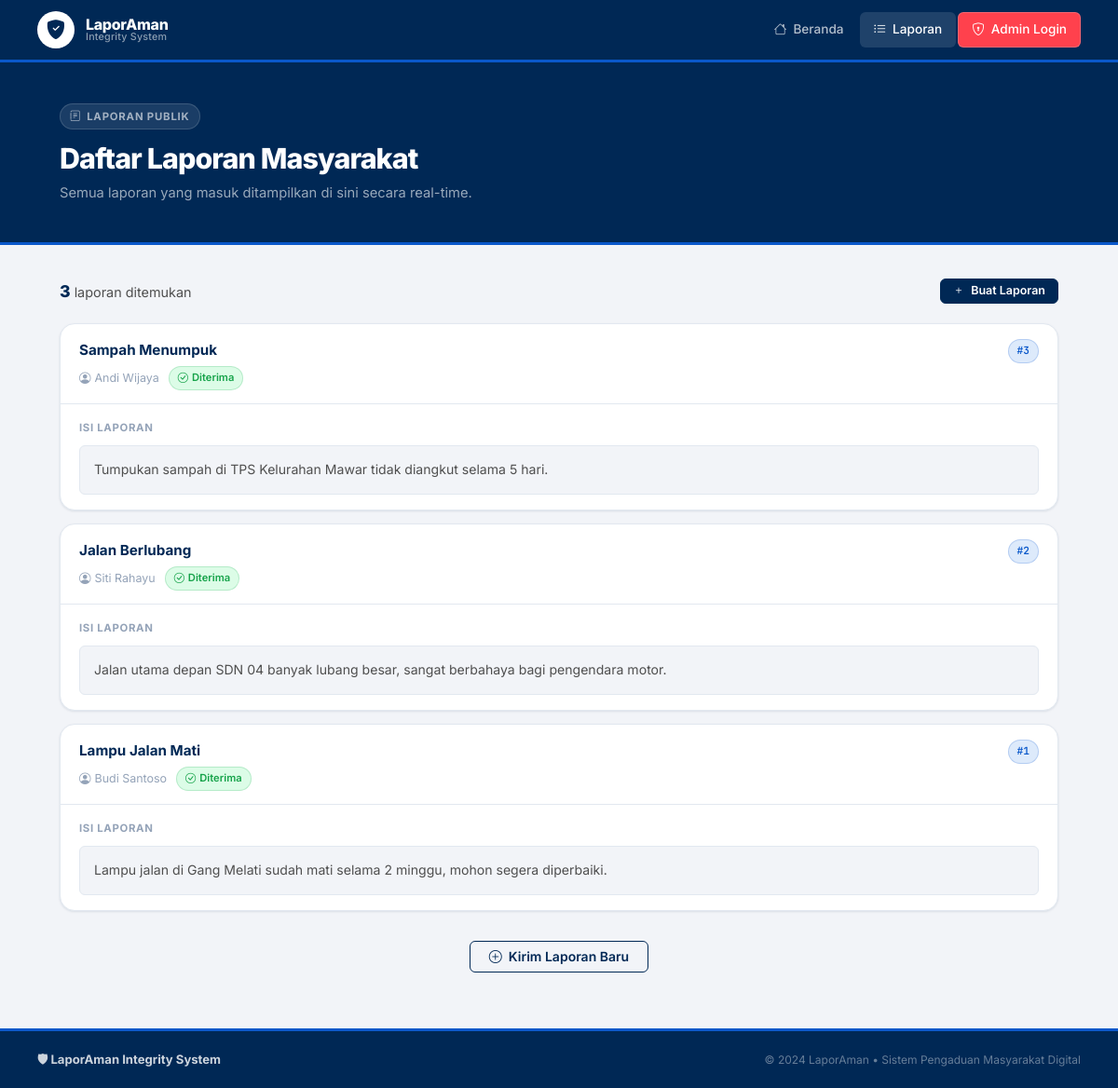
/laporan, run on an earlier commit of the app's database.
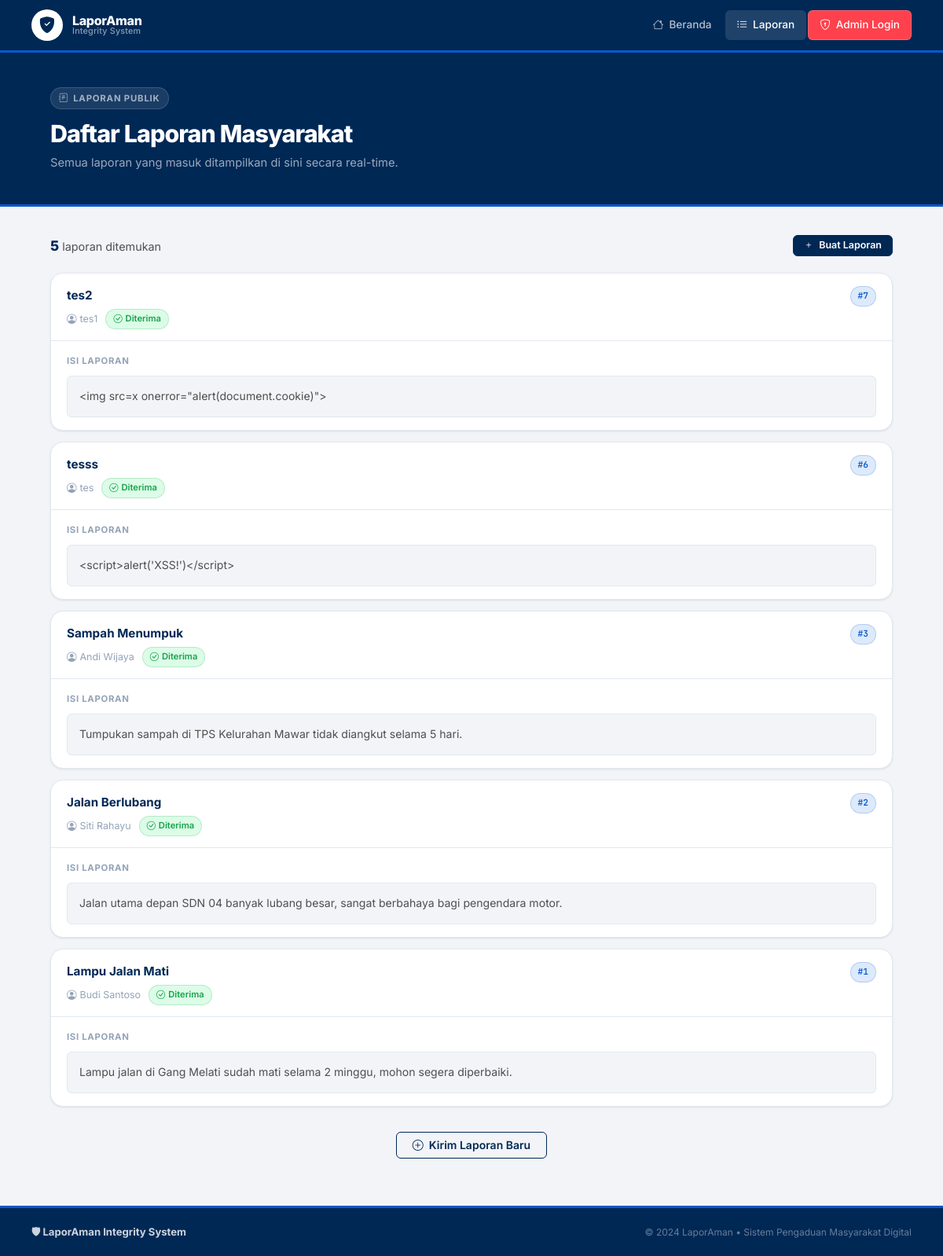
And on a later commit of the database.
### tables this page shows
CREATE TABLE reports (
    id           INTEGER PRIMARY KEY AUTOINCREMENT,
    nama_pelapor TEXT NOT NULL,
    judul        TEXT NOT NULL,
    isi_laporan  TEXT NOT NULL
);

### app.py (the view)
@app.route("/laporan")
def daftar_laporan():
    laporan = db_query(
        "SELECT * FROM reports ORDER BY id DESC",
        fetchall=True
    ) or []
    return render_template("laporan.html", laporan=laporan)

### app.py (called while the page is built)
def get_db():
    if USE_PG:
        conn = psycopg2.connect(DATABASE_URL, sslmode="require")
        return conn
    else:
        db = getattr(g, "_database", None)
        if db is None:
            db = g._database = sqlite3.connect("laporaman.db")
            db.row_factory = sqlite3.Row
        return db

def db_query(sql, params=None, fetchone=False, fetchall=False, commit=False):
    conn = get_db()
    if USE_PG:
        cur = conn.cursor(cursor_factory=psycopg2.extras.RealDictCursor)
        cur.execute(sql, params or ())
        result = None
        if fetchone:   result = dict(cur.fetchone()) if cur.rowcount != 0 else None
        elif fetchall: result = [dict(r) for r in cur.fetchall()]
        if commit: conn.commit()
        conn.close()
        return result
    else:
        cur = conn.execute(sql, params or ())
        result = None
        if fetchone:   result = cur.fetchone()
        elif fetchall: result = cur.fetchall()
        if commit: conn.commit()
        return result

@app.teardown_appcontext
def close_connection(exception):
    if not USE_PG:
        db = getattr(g, "_database", None)
        if db is not None:
            db.close()

### templates/laporan.html (shortened to what this page needs)
{% extends "base.html" %}
{% block content %}
<div class="page-hero">
  <div class="container">
    <div class="hero-label"><i class="bi bi-journal-text"></i> Laporan Publik</div>
    <h1>Daftar Laporan Masyarakat</h1>
    <p>Semua laporan yang masuk ditampilkan di sini secara real-time.</p>
  </div>
</div>
<div class="container" style="padding: 36px 24px 60px;">
  <div
    style="display:flex; align-items:center; justify-content:space-between; margin-bottom:20px; flex-wrap:wrap; gap:12px;">
    <div style="display:flex; align-items:center; gap:10px;">
      <span style="font-size:0.9rem; color:var(--text-2);">
        <strong style="color:var(--primary); font-size:1.1rem; font-weight:800;">{{ laporan | length }}</strong>
        laporan ditemukan
      </span>
    </div>
    <a href="/" class="btn btn-primary btn-sm"><i class="bi bi-plus"></i> Buat Laporan</a>
  </div>
  <div style="display:flex; flex-direction:column; gap:14px;">
    {% for lap in laporan %}
    <div class="card" id="report-{{ lap.id }}">
      <div
        style="padding:16px 20px 14px; border-bottom:1px solid var(--border); display:flex; align-items:flex-start; justify-content:space-between; gap:16px;">
        <div style="flex:1; min-width:0;">
          <div style="font-weight:700; font-size:0.95rem; color:var(--primary); margin-bottom:5px;">
            {{ lap.judul }}
          </div>
          <div style="display:flex; align-items:center; gap:10px; flex-wrap:wrap;">
            <span style="font-size:0.78rem; color:var(--text-3);">
              <i class="bi bi-person-circle" style="margin-right:4px;"></i>{{ lap.nama_pelapor }}
            </span>
            <span class="badge badge-green"><i class="bi bi-check-circle"></i> Diterima</span>
          </div>
        </div>
        <span class="badge badge-blue" style="font-family:var(--mono); flex-shrink:0;">#{{ lap.id }}</span>
      </div>
      <div style="padding:16px 20px;">
        <div style="display:flex; align-items:center; gap:8px; margin-bottom:10px;">
          <span
            style="font-size:0.71rem; text-transform:uppercase; letter-spacing:0.06em; font-weight:700; color:var(--text-3);">
            Isi Laporan
          </span>
        </div>
        <div class="report-content">
          {{ lap.isi_laporan}}
        </div>
      </div>
    </div>
    {% endfor %}
  </div>
  {% if laporan %}
  <div style="text-align:center; margin-top:32px;">
    <a href="/" class="btn btn-outlined"><i class="bi bi-plus-circle"></i> Kirim Laporan Baru</a>
  </div>
  {% endif %}
</div>
{% endblock %}

### templates/base.html (shortened to what this page needs)
<!DOCTYPE html>
<html lang="id">
<head>
  <link rel="stylesheet" href="https://cdn.jsdelivr.net/npm/bootstrap-icons@1.11.3/font/bootstrap-icons.min.css" />
</head>
<body>
  <nav class="navbar">
    <div class="navbar-inner">
      <a class="nav-logo" href="/">
        <div class="logo-mark">
          <i class="bi bi-shield-fill-check" style="color:var(--primary); font-size:1.3rem;"></i>
        </div>
        <div class="logo-text">
          <div class="logo-name">LaporAman</div>
          <div class="logo-sub">Integrity System</div>
        </div>
      </a>
      <div class="nav-links">
        <a href="/" class="nav-link {% if request.endpoint == 'index' %}active{% endif %}">
          <i class="bi bi-house"></i> Beranda
        </a>
        <a href="/laporan" class="nav-link {% if request.endpoint == 'daftar_laporan' %}active{% endif %}">
          <i class="bi bi-list-ul"></i> Laporan
        </a>
        {% if session.get('admin_logged_in') %}
          <a href="/admin" class="nav-link {% if request.endpoint == 'admin_dashboard' %}active{% endif %}">
            <i class="bi bi-speedometer2"></i> Admin
          </a>
          <a href="/admin/logout" class="nav-link">
            <i class="bi bi-box-arrow-right"></i> Logout
          </a>
        {% else %}
          <a href="/admin/login" class="nav-link nav-link-red">
            <i class="bi bi-shield-lock"></i> Admin Login
          </a>
        {% endif %}
      </div>
    </div>
  </nav>
  <main>{% block content %}{% endblock %}</main>
  <footer>
    <div class="footer-inner">
      <span class="footer-brand">🛡 LaporAman Integrity System</span>
      <span class="footer-note">© 2024 LaporAman &bull; Sistem Pengaduan Masyarakat Digital</span>
    </div>
  </footer>
</body>
</html>

What changed in the data, as far as the page shows it:
added reports: judul "tes2", nama_pelapor "tes1", id "7", isi_laporan "<img src=x onerror=\"alert(document.cookie)\">"
added reports: judul "tesss", nama_pelapor "tes", id "6", isi_laporan "<script>alert('XSS!')</script>"
Also different on the page:
{{ laporan | length }}: "3" → "5"
